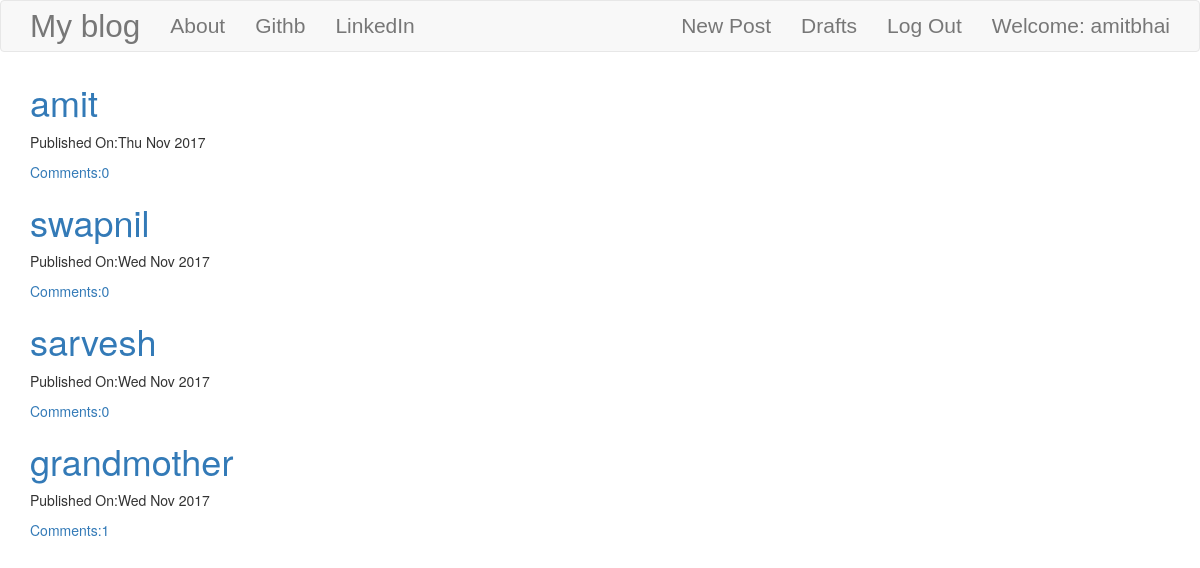
The app's page / (signed in) with its own data.
### blog/models.py (models this page shows, shortened)
class Post(models.Model):
    author = models.ForeignKey('auth.User')
    title = models.CharField(max_length=200)
    text = models.TextField()
    created_date = models.DateTimeField(default=timezone.now)
    published_date = models.DateTimeField(blank=True, null=True)
    def approve_comments(self):
        return self.comments.filter(approved_comment=True)

### blog/views.py (the view)
# urls.py: url(r'^$',views.PostListView.as_view(),name='post_list'),
class PostListView(ListView):
    model = Post
    def get_queryset(self):
        return Post.objects.filter(published_date__lte=timezone.now()).order_by('-published_date')

### blog/templates/blog/post_list.html
{% extends "blog/base.html" %}
{% block content %}
<div class="centerstage">
  {% for post in post_list %}
  <div class="post">
    <h1><a href="{% url 'post_detail' pk=post.pk%}"> {{ post.title }}</a></h1>
      <div class="date">
        <p>Published On:{{ post.published_date|date:"D M Y" }}</p>
      </div>
      <a href="{% url 'post_detail' pk=post.pk %}">Comments:{{post.approve_comments.count}}</a>
  </div>
  {% endfor %}
</div>
{% endblock %}

### blog/templates/blog/base.html (shortened to what this page needs)
<!DOCTYPE html>
{% load staticfiles %}
<html>
  <head>
    <link rel="stylesheet" href="https://maxcdn.bootstrapcdn.com/bootstrap/3.3.7/css/bootstrap.min.css" >
     <link rel="stylesheet" href="//cdn.jsdelivr.net/npm/medium-editor@latest/dist/css/medium-editor.min.css" type="text/css" media="screen" charset="utf-8">
<link rel="stylesheet" href="{% static 'css/hello.css'%}">
  </head>
  <body>
     <nav class ="navbar navbar-default techfont custom-navbar">
       <div class="container">
         <ul class="nav navbar-nav">
           <li><a class = 'navbar-brand bigbrand' href="{% url 'post_list' %}">My blog</a></li>
           <li><a href="{%url 'about' %}">About</a></li>
           <li><a href="https://www.github.com">Githb</a></li>
           <li><a href="https://www.linkedin.com">LinkedIn</a></li>
         </ul>
         <ul  class='nav navbar-nav navbar-right'>
           {% if user.is_authenticated %}
           <li>
                      <a href="{% url 'post_new'%}">New Post</a>
           </li>
           <li>
                     <a href="{%url 'post_draft_list'%}">Drafts</a>
           </li>
             <li>
                      <a href="{%url 'logout'%}">Log Out</a>
             </li>
             <li>
                   <a>Welcome: {{ user.username }}</a>
             </li>
             {% else %}
             <li>
                   <a class='nav navbar-right' href="{% url 'login'%}"> <span class="glyph">Login</span></a>
             </li>
             {% endif %}
         </ul>
       </div>
     </nav>
<div class="content container">
  <div class="row">
    <div class="col-md-8">
      <div class="blog_posts">
        {% block content %}
        {% endblock %}
      </div>
    </div>
  </div>
</div>
  </body>
</html>

### blog/templates/static/css/hello.css (style rules this page uses)
.techfont { font-family: 'Russo One',sans-serif; font-size: 1.5em; margin-bottom: 10px; }
.centerstage { margin-left: auto; margin-right: auto; }
.bigbrand { font-size: 1.5em }

### records on screen
Post: title "amit", published_date "Thu Nov 2017", approve_comments.count "0"
Post: title "swapnil", published_date "Wed Nov 2017", approve_comments.count "0"
Post: title "sarvesh", published_date "Wed Nov 2017", approve_comments.count "0"
Post: title "grandmother", published_date "Wed Nov 2017", approve_comments.count "1"

### other values on screen
{{ user.username }} "amitbhai"
